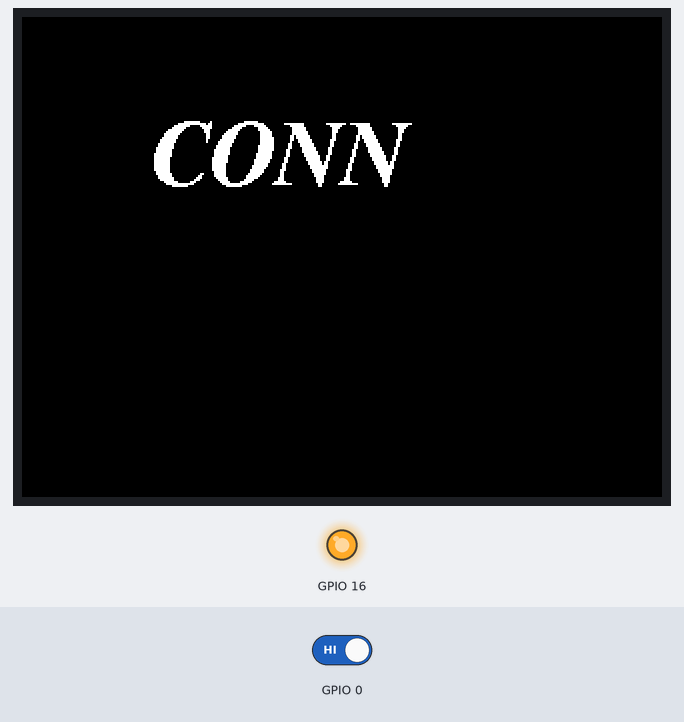
A sketch run on a simulated ESP32. On the bench: 320×240 colour display, output pins drawn as LEDs (lit = HIGH). The inputs (shaded band) are chosen by the test bench; at power-on: GPIO 0 HIGH. WiFi joins after 1.5 s; servers stay silent unless stated; network time is answered at once with the bench clock; the local clock reads 2024-03-15 10:24:30 at power-on unless the sketch sets it; EEPROM starts erased.

Above: at 0.3 s.
At 3.1 s:
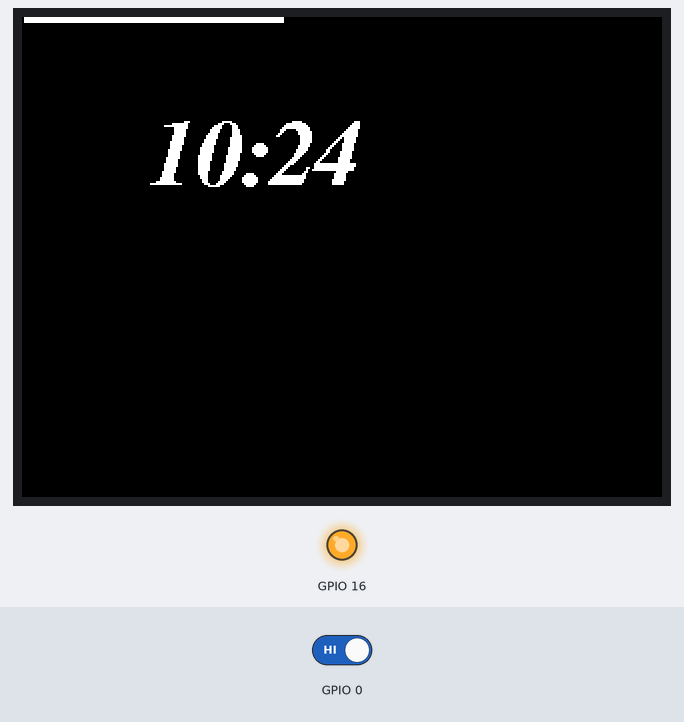
3.2 s: GPIO 0 driven LOW
At 9.8 s:
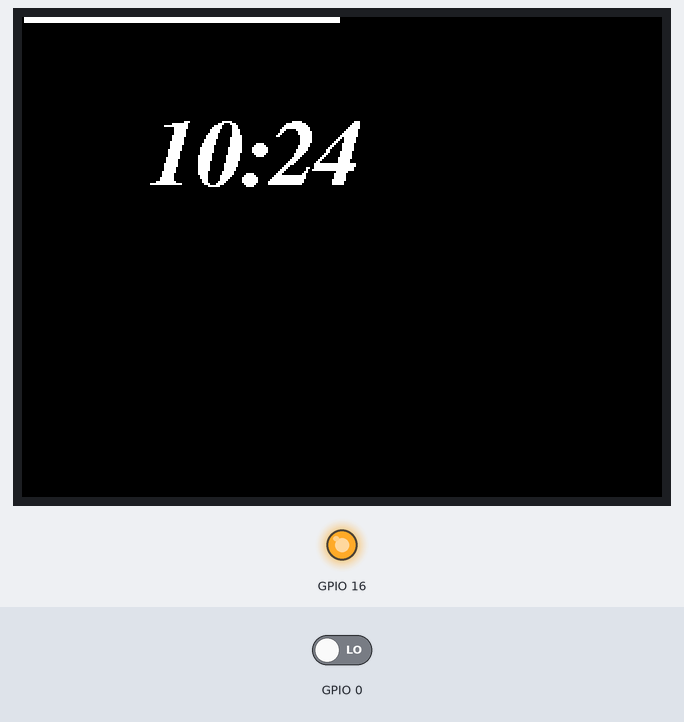
Timing chart, 0 to 11.3 s (numbered marks = the images above; inputs shaded):
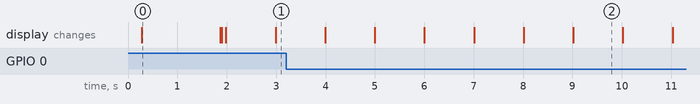

Measured:
- what the display in image 0 shows lasts 1.6 s, from 0.3 s to 1.9 s

The sketch:

esp32-oled-clock.ino
```cpp
#include <TFT_eSPI.h> // Graphics and font library for ST7735 driver chip
#include <SPI.h>

TFT_eSPI display = TFT_eSPI();  // Invoke library, pins defined in User_Setup.h

#include <NTPClient.h>
#include <WiFi.h> // for WiFi shield
#include <WiFiUdp.h>
#include <Preferences.h>

#include "font.h"
#include "config.h"

WiFiUDP ntpUDP;
Preferences preferences;

int offset = 0;

// You can specify the time server pool and the offset (in seconds, can be
// changed later with setTimeOffset() ). Additionaly you can specify the
// update interval (in milliseconds, can be changed using setUpdateInterval() ).
NTPClient timeClient(ntpUDP, "pool.ntp.org", 10800000, 60000);

void display_text(String text){
  display.setTextColor(TFT_WHITE);  // Adding a black background colour erases previous text automatically
  display.setFreeFont(FF48);
  //display.setTextAlignment(TEXT_ALIGN_CENTER);
  display.drawString(text, 64, 50);
  //display.display();
}

void setup(){
  preferences.begin("NTP", true);
  offset = preferences.getInt("offset", 3);
  preferences.end();

  timeClient.setTimeOffset(offset*3600);

  pinMode(0,INPUT);
  digitalWrite(0,HIGH);

  pinMode(16,OUTPUT);
  digitalWrite(16, LOW);    // set GPIO16 low to reset OLED
  delay(50);
  digitalWrite(16, HIGH); // while OLED is running, must set GPIO16 in high

  display.init();
  display.setRotation(1);
  display.fillScreen(TFT_BLACK);

  WiFi.begin(ssid, password);

  while ( WiFi.status() != WL_CONNECTED ) {
    display_text("CONN");
    delay ( 500 );
  }

  //display.clear();
  display.fillScreen(TFT_BLACK);
  display_text(ssid);

  timeClient.begin();

  while (!timeClient.forceUpdate()){
    delay(10);
  }

  display.fillScreen(TFT_BLACK);
}

char buffer[5];

void loop() {
  timeClient.update();

  if (digitalRead(0) == 0){
    offset += 1;
    if (offset > 14)
      offset = -11;

    timeClient.setTimeOffset(offset*3600);

    preferences.begin("NTP", false);
    preferences.putInt("offset", offset);
    preferences.end();
  }

  //display.clear();
  //display.fillScreen(TFT_BLACK);
  //display second bar
  if (timeClient.getSeconds() == 0)
  {
    display.fillScreen(TFT_BLACK);
  }

  display.fillRect(1, 0, 240*timeClient.getSeconds()/59, 3, TFT_WHITE);

  //display time
  sprintf(buffer, "%02d:%02d", timeClient.getHours(), timeClient.getMinutes());
  display_text(buffer);

  delay(1000);
}
```

font.h
```cpp
// Attach this header file to your sketch to use the GFX Free Fonts. You can write
// sketches without it, but it makes referencing them easier.

// This calls up ALL the fonts but they only get loaded if you actually
// use them in your sketch.
//
// No changes are needed to this header file unless new fonts are added to the
// library "Fonts/GFXFF" folder.
//
// To save a lot of typing long names, each font can easily be referenced in the
// sketch in three ways, either with:
//
//    1. Font file name with the & in front such as &FreeSansBoldOblique24pt7b
//       an example being:
//
//       tft.setFreeFont(&FreeSansBoldOblique24pt7b);
//
//    2. FF# where # is a number determined by looking at the list below
//       an example being:
//
//       tft.setFreeFont(FF32);
//
//    3. An abbreviation of the file name. Look at the list below to see
//       the abbreviations used, for example:
//
//       tft.setFreeFont(FSSBO24)
//
//       Where the letters mean:
//       F = Free font
//       M = Mono
//      SS = Sans Serif (double S to distinguish is form serif fonts)
//       S = Serif
//       B = Bold
//       O = Oblique (letter O not zero)
//       I = Italic
//       # =  point size, either 9, 12, 18 or 24
//
//  Setting the font to NULL will select the GLCD font:
//
//      tft.setFreeFont(NULL); // Set font to GLCD

#ifdef LOAD_GFXFF // Only include the fonts if LOAD_GFXFF is defined in User_Setup.h

// Use these when printing or drawing text in GLCD and high rendering speed fonts
#define GFXFF 1
#define GLCD  0
#define FONT2 2
#define FONT4 4
#define FONT6 6
#define FONT7 7
#define FONT8 8

// Use the following when calling setFont()
//
// Reserved for GLCD font  // FF0
//

#define TT1 &TomThumb

#define FM9 &FreeMono9pt7b
#define FM12 &FreeMono12pt7b
#define FM18 &FreeMono18pt7b
#define FM24 &FreeMono24pt7b

#define FMB9 &FreeMonoBold9pt7b
#define FMB12 &FreeMonoBold12pt7b
#define FMB18 &FreeMonoBold18pt7b
#define FMB24 &FreeMonoBold24pt7b

#define FMO9 &FreeMonoOblique9pt7b
#define FMO12 &FreeMonoOblique12pt7b
#define FMO18 &FreeMonoOblique18pt7b
#define FMO24 &FreeMonoOblique24pt7b

#define FMBO9 &FreeMonoBoldOblique9pt7b
#define FMBO12 &FreeMonoBoldOblique12pt7b
#define FMBO18 &FreeMonoBoldOblique18pt7b
#define FMBO24 &FreeMonoBoldOblique24pt7b

#define FSS9 &FreeSans9pt7b
#define FSS12 &FreeSans12pt7b
#define FSS18 &FreeSans18pt7b
#define FSS24 &FreeSans24pt7b

#define FSSB9 &FreeSansBold9pt7b
#define FSSB12 &FreeSansBold12pt7b
#define FSSB18 &FreeSansBold18pt7b
#define FSSB24 &FreeSansBold24pt7b

#define FSSO9 &FreeSansOblique9pt7b
#define FSSO12 &FreeSansOblique12pt7b
#define FSSO18 &FreeSansOblique18pt7b
#define FSSO24 &FreeSansOblique24pt7b

#define FSSBO9 &FreeSansBoldOblique9pt7b
#define FSSBO12 &FreeSansBoldOblique12pt7b
#define FSSBO18 &FreeSansBoldOblique18pt7b
#define FSSBO24 &FreeSansBoldOblique24pt7b

#define FS9 &FreeSerif9pt7b
#define FS12 &FreeSerif12pt7b
#define FS18 &FreeSerif18pt7b
#define FS24 &FreeSerif24pt7b

#define FSI9 &FreeSerifItalic9pt7b
#define FSI12 &FreeSerifItalic12pt7b
#define FSI19 &FreeSerifItalic18pt7b
#define FSI24 &FreeSerifItalic24pt7b

#define FSB9 &FreeSerifBold9pt7b
#define FSB12 &FreeSerifBold12pt7b
#define FSB18 &FreeSerifBold18pt7b
#define FSB24 &FreeSerifBold24pt7b

#define FSBI9 &FreeSerifBoldItalic9pt7b
#define FSBI12 &FreeSerifBoldItalic12pt7b
#define FSBI18 &FreeSerifBoldItalic18pt7b
#define FSBI24 &FreeSerifBoldItalic24pt7b

#define FF0 NULL //ff0 reserved for GLCD
#define FF1 &FreeMono9pt7b
#define FF2 &FreeMono12pt7b
#define FF3 &FreeMono18pt7b
#define FF4 &FreeMono24pt7b

#define FF5 &FreeMonoBold9pt7b
#define FF6 &FreeMonoBold12pt7b
#define FF7 &FreeMonoBold18pt7b
#define FF8 &FreeMonoBold24pt7b

#define FF9 &FreeMonoOblique9pt7b
#define FF10 &FreeMonoOblique12pt7b
#define FF11 &FreeMonoOblique18pt7b
#define FF12 &FreeMonoOblique24pt7b

#define FF13 &FreeMonoBoldOblique9pt7b
#define FF14 &FreeMonoBoldOblique12pt7b
#define FF15 &FreeMonoBoldOblique18pt7b
#define FF16 &FreeMonoBoldOblique24pt7b

#define FF17 &FreeSans9pt7b
#define FF18 &FreeSans12pt7b
#define FF19 &FreeSans18pt7b
#define FF20 &FreeSans24pt7b

#define FF21 &FreeSansBold9pt7b
#define FF22 &FreeSansBold12pt7b
#define FF23 &FreeSansBold18pt7b
#define FF24 &FreeSansBold24pt7b

#define FF25 &FreeSansOblique9pt7b
#define FF26 &FreeSansOblique12pt7b
#define FF27 &FreeSansOblique18pt7b
#define FF28 &FreeSansOblique24pt7b

#define FF29 &FreeSansBoldOblique9pt7b
#define FF30 &FreeSansBoldOblique12pt7b
#define FF31 &FreeSansBoldOblique18pt7b
#define FF32 &FreeSansBoldOblique24pt7b

#define FF33 &FreeSerif9pt7b
#define FF34 &FreeSerif12pt7b
#define FF35 &FreeSerif18pt7b
#define FF36 &FreeSerif24pt7b

#define FF37 &FreeSerifItalic9pt7b
#define FF38 &FreeSerifItalic12pt7b
#define FF39 &FreeSerifItalic18pt7b
#define FF40 &FreeSerifItalic24pt7b

#define FF41 &FreeSerifBold9pt7b
#define FF42 &FreeSerifBold12pt7b
#define FF43 &FreeSerifBold18pt7b
#define FF44 &FreeSerifBold24pt7b

#define FF45 &FreeSerifBoldItalic9pt7b
#define FF46 &FreeSerifBoldItalic12pt7b
#define FF47 &FreeSerifBoldItalic18pt7b
#define FF48 &FreeSerifBoldItalic24pt7b

// >>>>>>>>>>>>>>>>>>>>>>>>>>>>>>>>>>>>>>>>>>>>>>>>>>>>>>>>>>>>>>>>>>>>>>>>>>>>>>>>>
// Now we define "s"tring versions for easy printing of the font name so:
//   tft.println(sFF5);
// will print
//   Mono bold 9
// >>>>>>>>>>>>>>>>>>>>>>>>>>>>>>>>>>>>>>>>>>>>>>>>>>>>>>>>>>>>>>>>>>>>>>>>>>>>>>>>>

#define sFF0 "GLCD"
#define sTT1 "Tom Thumb"
#define sFF1 "Mono 9"
#define sFF2 "Mono 12"
#define sFF3 "Mono 18"
#define sFF4 "Mono 24"

#define sFF5 "Mono bold 9"
#define sFF6 "Mono bold 12"
#define sFF7 "Mono bold 18"
#define sFF8 "Mono bold 24"

#define sFF9 "Mono oblique 9"
#define sFF10 "Mono oblique 12"
#define sFF11 "Mono oblique 18"
#define sFF12 "Mono oblique 24"

#define sFF13 "Mono bold oblique 9"
#define sFF14 "Mono bold oblique 12"
#define sFF15 "Mono bold oblique 18"
#define sFF16 "Mono bold obl. 24" // Full text line is too big for 480 pixel wide screen

#define sFF17 "Sans 9"
#define sFF18 "Sans 12"
#define sFF19 "Sans 18"
#define sFF20 "Sans 24"

#define sFF21 "Sans bold 9"
#define sFF22 "Sans bold 12"
#define sFF23 "Sans bold 18"
#define sFF24 "Sans bold 24"

#define sFF25 "Sans oblique 9"
#define sFF26 "Sans oblique 12"
#define sFF27 "Sans oblique 18"
#define sFF28 "Sans oblique 24"

#define sFF29 "Sans bold oblique 9"
#define sFF30 "Sans bold oblique 12"
#define sFF31 "Sans bold oblique 18"
#define sFF32 "Sans bold oblique 24"

#define sFF33 "Serif 9"
#define sFF34 "Serif 12"
#define sFF35 "Serif 18"
#define sFF36 "Serif 24"

#define sFF37 "Serif italic 9"
#define sFF38 "Serif italic 12"
#define sFF39 "Serif italic 18"
#define sFF40 "Serif italic 24"

#define sFF41 "Serif bold 9"
#define sFF42 "Serif bold 12"
#define sFF43 "Serif bold 18"
#define sFF44 "Serif bold 24"

#define sFF45 "Serif bold italic 9"
#define sFF46 "Serif bold italic 12"
#define sFF47 "Serif bold italic 18"
#define sFF48 "Serif bold italic 24"

#else // LOAD_GFXFF not defined so setup defaults to prevent error messages

// >>>>>>>>>>>>>>>>>>>>>>>>>>>>>>>>>>>>>>>>>>>>>>>>>>>>>>>>>>>>>>>>>>>>>>>>>>>>>>>>>
// Free fonts are not loaded in User_Setup.h so we must define all as font 1
// to prevent compile error messages
// >>>>>>>>>>>>>>>>>>>>>>>>>>>>>>>>>>>>>>>>>>>>>>>>>>>>>>>>>>>>>>>>>>>>>>>>>>>>>>>>>

#define GFXFF 1
#define GLCD  1
#define FONT2 2
#define FONT4 4
#define FONT6 6
#define FONT7 7
#define FONT8 8

#define TT1 1

#define FF0 1
#define FF1 1
#define FF2 1
#define FF3 1
#define FF4 1
#define FF5 1
#define FF6 1
#define FF7 1
#define FF8 1
#define FF9 1
#define FF10 1
#define FF11 1
#define FF12 1
#define FF13 1
#define FF14 1
#define FF15 1
#define FF16 1
#define FF17 1
#define FF18 1
#define FF19 1
#define FF20 1
#define FF21 1
#define FF22 1
#define FF23 1
#define FF24 1
#define FF25 1
#define FF26 1
#define FF27 1
#define FF28 1
#define FF29 1
#define FF30 1
#define FF31 1
#define FF32 1
#define FF33 1
#define FF34 1
#define FF35 1
#define FF36 1
#define FF37 1
#define FF38 1
#define FF39 1
#define FF40 1
#define FF41 1
#define FF42 1
#define FF43 1
#define FF44 1
#define FF45 1
#define FF46 1
#define FF47 1
#define FF48 1

#define FM9  1
#define FM12 1
#define FM18 1
#define FM24 1

#define FMB9  1
#define FMB12 1
#define FMB18 1
#define FMB24 1

#define FMO9  1
#define FMO12 1
#define FMO18 1
#define FMO24 1

#define FMBO9  1
#define FMBO12 1
#define FMBO18 1
#define FMBO24 1

#define FSS9  1
#define FSS12 1
#define FSS18 1
#define FSS24 1

#define FSSB9  1
#define FSSB12 1
#define FSSB18 1
#define FSSB24 1

#define FSSO9  1
#define FSSO12 1
#define FSSO18 1
#define FSSO24 1

#define FSSBO9  1
#define FSSBO12 1
#define FSSBO18 1
#define FSSBO24 1

#define FS9  1
#define FS12 1
#define FS18 1
#define FS24 1

#define FSI9  1
#define FSI12 1
#define FSI19 1
#define FSI24 1

#define FSB9  1
#define FSB12 1
#define FSB18 1
#define FSB24 1

#define FSBI9  1
#define FSBI12 1
#define FSBI18 1
#define FSBI24 1

#endif // LOAD_GFXFF
```

config.h
```cpp
const char* ssid = "SSID";
const char* password = "PASSWD";
```
